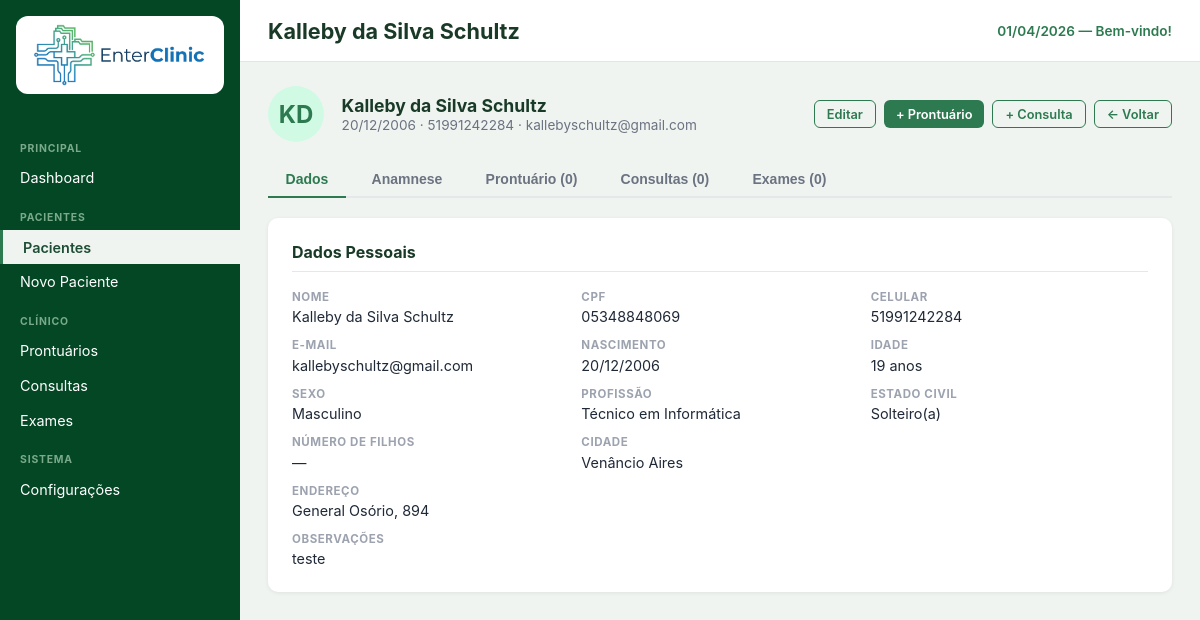
Page /paciente_ver.php?id=12 on the committed database.
### tables this page shows
CREATE TABLE `pacientes` (
  `id` int(11) NOT NULL,
  `nome` varchar(255) NOT NULL,
  `data_nascimento` date DEFAULT NULL,
  `cpf` varchar(20) DEFAULT NULL,
  `rg` varchar(20) DEFAULT NULL,
  `telefone` varchar(20) DEFAULT NULL,
  `celular` varchar(20) DEFAULT NULL,
  `email` varchar(255) DEFAULT NULL,
  `endereco` varchar(255) DEFAULT NULL,
  `cidade` varchar(100) DEFAULT NULL,
  `estado` varchar(50) DEFAULT NULL,
  `cep` varchar(10) DEFAULT NULL,
  `profissao` varchar(100) DEFAULT NULL,
  `estado_civil` varchar(50) DEFAULT NULL,
  `numero_filhos` tinyint UNSIGNED DEFAULT NULL,
  `sexo` varchar(20) DEFAULT NULL,
  `foto_path` varchar(255) DEFAULT NULL,
  `observacoes` text DEFAULT NULL,
  `ativo` tinyint(1) NOT NULL DEFAULT 1,
  `created_at` timestamp NOT NULL DEFAULT current_timestamp(),
  `updated_at` timestamp NOT NULL DEFAULT current_timestamp() ON UPDATE current_timestamp()
);

### config.php (called while the page is built, shortened)
<?php
function sanitize(string $s): string {
    return htmlspecialchars(trim($s), ENT_QUOTES, 'UTF-8');
}

### paciente_ver.php (the view, shortened to what this page needs)
<?php
require 'config.php';
$db = db();
$id = (int)($_GET['id'] ?? 0);
$stmt = $db->prepare("SELECT * FROM pacientes WHERE id = ?");
$stmt->execute([$id]);
$paciente = $stmt->fetch();
$stmtP = $db->prepare("SELECT * FROM prontuario WHERE paciente_id = ? ORDER BY data_atendimento DESC, id DESC");
$stmtP->execute([$id]);
$prontuarios = $stmtP->fetchAll();
$stmtC = $db->prepare("SELECT * FROM consultas WHERE paciente_id = ? ORDER BY data_hora DESC LIMIT 10");
$stmtC->execute([$id]);
$consultas = $stmtC->fetchAll();
$stmtE = $db->prepare("SELECT * FROM exames WHERE paciente_id = ? ORDER BY created_at DESC");
$stmtE->execute([$id]);
$exames = $stmtE->fetchAll();
$pageTitle  = sanitize($paciente['nome']);
$activePage = 'pacientes';
$idade = null;
if ($paciente['data_nascimento']) {
    $nascimento = new DateTime($paciente['data_nascimento']);
    $hoje = new DateTime();
    $idade = (int)$nascimento->diff($hoje)->y;
}
$initials = '';
foreach (explode(' ', $paciente['nome']) as $w) {
    $initials .= mb_strtoupper(mb_substr($w,0,1));
    if(strlen($initials)>=2) break;
}
include 'includes/header.php';
?>
<div class="page-bar">
    <div class="patient-header" style="margin-bottom:0;">
        <div class="patient-avatar"><?= sanitize($initials) ?></div>
        <div class="patient-info">
            <strong><?= sanitize($paciente['nome']) ?></strong>
            <span>
                <?php if ($paciente['data_nascimento']): ?>
                <?= date('d/m/Y', strtotime($paciente['data_nascimento'])) ?> ·
                <?php endif; ?>
                <?= sanitize($paciente['celular'] ?? '') ?>
                <?php if ($paciente['email']): ?> · <?= sanitize($paciente['email']) ?><?php endif; ?>
            </span>
        </div>
    </div>
    <div style="display:flex;gap:.5rem;">
        <a href="paciente_novo.php?id=<?= $id ?>" class="btn btn-outline btn-sm">Editar</a>
        <a href="prontuario_novo.php?paciente_id=<?= $id ?>" class="btn btn-primary btn-sm">+ Prontuário</a>
        <a href="consulta_nova.php?paciente_id=<?= $id ?>" class="btn btn-outline btn-sm">+ Consulta</a>
        <a href="pacientes.php" class="btn btn-outline btn-sm">← Voltar</a>
    </div>
</div>
<div style="margin-top:1.25rem;">
    <div class="tabs">
        <button class="tab-btn active" data-tab="tab-dados">Dados</button>
        <button class="tab-btn" data-tab="tab-anamnese">Anamnese</button>
        <button class="tab-btn" data-tab="tab-prontuario">Prontuário (<?= count($prontuarios) ?>)</button>
        <button class="tab-btn" data-tab="tab-consultas">Consultas (<?= count($consultas) ?>)</button>
        <button class="tab-btn" data-tab="tab-exames">Exames (<?= count($exames) ?>)</button>
    </div>
    <div id="tab-dados" class="tab-pane active">
        <div class="card">
            <h2>Dados Pessoais</h2>
            <div class="info-grid">
                <div class="info-item"><label>Nome</label><span><?= sanitize($paciente['nome']) ?></span></div>
                <div class="info-item"><label>CPF</label><span><?= sanitize($paciente['cpf'] ?? '—') ?></span></div>
                <div class="info-item"><label>Celular</label><span><?= sanitize($paciente['celular'] ?? '—') ?></span></div>
                <div class="info-item"><label>E-mail</label><span><?= sanitize($paciente['email'] ?? '—') ?></span></div>
                <div class="info-item"><label>Nascimento</label><span><?= $paciente['data_nascimento'] ? date('d/m/Y', strtotime($paciente['data_nascimento'])) : '—' ?></span></div>
                <div class="info-item"><label>Idade</label><span><?= $idade !== null ? $idade . ' anos' : '—' ?></span></div>
                <div class="info-item"><label>Sexo</label><span><?= ['M'=>'Masculino','F'=>'Feminino','O'=>'Outro'][$paciente['sexo']] ?? '—' ?></span></div>
                <div class="info-item"><label>Profissão</label><span><?= sanitize($paciente['profissao'] ?? '—') ?></span></div>
                <div class="info-item"><label>Estado Civil</label><span><?= sanitize($paciente['estado_civil'] ?? '—') ?></span></div>
                <div class="info-item"><label>Número de Filhos</label><span><?= $paciente['numero_filhos'] !== null ? (int)$paciente['numero_filhos'] : '—' ?></span></div>
                <div class="info-item"><label>Cidade</label><span><?= sanitize($paciente['cidade'] ?? '—') ?></span></div>
                <div class="info-item" style="grid-column:span 3"><label>Endereço</label><span><?= sanitize($paciente['endereco'] ?? '—') ?></span></div>
                <?php if ($paciente['observacoes']): ?>
                <div class="info-item" style="grid-column:span 3"><label>Observações</label><span><?= sanitize($paciente['observacoes']) ?></span></div>
                <?php endif; ?>
            </div>
        </div>
    </div>
</div>
<?php include 'includes/footer.php'; ?>

### includes/header.php (shortened to what this page needs)
<!DOCTYPE html>
<html lang="pt-BR">
<head>
<link rel="stylesheet" href="<?= $root ?? '' ?>assets/css/style.css">
</head>
<body>
<aside class="sidebar">
    <div class="sidebar-logo">
    <img src="<?= $root ?? '' ?>assets/img/logo.png" alt="EnterClinic" class="logo-img">
</div>
    <nav class="sidebar-nav">
        <p class="nav-section">PRINCIPAL</p>
        <a href="<?= $root ?? '' ?>index.php" class="<?= ($activePage ?? '') === 'dashboard' ? 'active' : '' ?>">Dashboard</a>
        <p class="nav-section">PACIENTES</p>
        <a href="<?= $root ?? '' ?>pacientes.php" class="<?= ($activePage ?? '') === 'pacientes' ? 'active' : '' ?>">Pacientes</a>
        <a href="<?= $root ?? '' ?>paciente_novo.php" class="<?= ($activePage ?? '') === 'paciente_novo' ? 'active' : '' ?>">Novo Paciente</a>
        <p class="nav-section">CLÍNICO</p>
        <a href="<?= $root ?? '' ?>prontuarios.php" class="<?= ($activePage ?? '') === 'prontuarios' ? 'active' : '' ?>">Prontuários</a>
        <a href="<?= $root ?? '' ?>consultas.php" class="<?= ($activePage ?? '') === 'consultas' ? 'active' : '' ?>">Consultas</a>
        <a href="<?= $root ?? '' ?>exames.php" class="<?= ($activePage ?? '') === 'exames' ? 'active' : '' ?>">Exames</a>
        <p class="nav-section">SISTEMA</p>
        <a href="<?= $root ?? '' ?>configuracoes.php" class="<?= ($activePage ?? '') === 'configuracoes' ? 'active' : '' ?>">Configurações</a>
    </nav>
</aside>
<main class="main">
    <header class="topbar">
        <h1 class="page-title"><?= $pageTitle ?? 'Dashboard' ?></h1>
        <span class="topbar-date"><?= date('d/m/Y') ?> — Bem-vindo!</span>
    </header>
    <div class="content">

### assets/css/style.css (style rules this page uses)
*, *::before, *::after { box-sizing: border-box; margin: 0; padding: 0; }
body { font-family: -apple-system, BlinkMacSystemFont, 'Segoe UI', Roboto, sans-serif; background: #f0f4f1; color: #222; display: flex; min-height: 100vh; }
.sidebar { width: 240px; min-height: 100vh; background: #034724; color: #c8dfd0; flex-shrink: 0; display: flex; flex-direction: column; }
.sidebar-logo { display: flex; justify-content: center; align-items: center; padding: 1rem; background: transparent; }
.sidebar-logo img { background: #ffffff; padding: .5rem .75rem; border-radius: 12px; max-height: 80px; max-width: 100%; object-fit: contain; }
.sidebar-nav { padding: 1rem 0; flex: 1; }
.nav-section { font-size: .65rem; font-weight: 700; letter-spacing: .08em; color: #7aaa8a; padding: 1rem 1.25rem .35rem; }
.sidebar-nav a { display: block; padding: .55rem 1.25rem; color: #ffffff; text-decoration: none; font-size: .9rem; border-radius: 0; transition: background .15s, color .15s; }
.sidebar-nav a.active { background: #f0f4f1; color: #1e4d35; font-weight: 600; border-left: 3px solid #2d7a50; }
.main { flex: 1; display: flex; flex-direction: column; min-width: 0; }
.topbar { display: flex; align-items: center; justify-content: space-between; padding: 1.1rem 1.75rem; background: #fff; border-bottom: 1px solid #dde8e0; }
.topbar .page-title { font-size: 1.35rem; font-weight: 700; color: #1a3a28; }
.topbar-date { font-size: .85rem; color: #2d7a50; font-weight: 600; }
.content { padding: 1.5rem 1.75rem; flex: 1; }
.btn { display: inline-flex; align-items: center; gap: .4rem; padding: .5rem 1rem; border-radius: 6px; font-size: .875rem; font-weight: 600; cursor: pointer; text-decoration: none; border: none; transition: opacity .15s, background .15s; }
.btn-primary { background: #2d7a50; color: #fff; }
.btn-outline { background: transparent; color: #2d7a50; border: 1.5px solid #2d7a50; }
.btn-sm { padding: .35rem .75rem; font-size: .8rem; }
.card { background: #fff; border-radius: 10px; padding: 1.5rem; box-shadow: 0 1px 4px rgba(0,0,0,.07); margin-bottom: 1.25rem; }
.card h2 { font-size: 1rem; font-weight: 700; color: #1a3a28; margin-bottom: 1.1rem; padding-bottom: .6rem; border-bottom: 1px solid #e5e7eb; }
.page-bar { display: flex; align-items: center; justify-content: space-between; margin-bottom: 1.25rem; }
.patient-header { display: flex; align-items: center; gap: 1.1rem; margin-bottom: 1.5rem; }
.patient-avatar { width: 56px; height: 56px; border-radius: 50%; background: #d1fae5; display: flex; align-items: center; justify-content: center; font-size: 1.5rem; color: #2d7a50; font-weight: 700; flex-shrink: 0; }
.patient-info strong { font-size: 1.1rem; color: #1a3a28; }
.patient-info span { display: block; font-size: .85rem; color: #6b7280; margin-top: .1rem; }
.tabs { display: flex; gap: .5rem; border-bottom: 2px solid #e5e7eb; margin-bottom: 1.25rem; }
.tab-btn { padding: .55rem 1.1rem; background: none; border: none; font-size: .875rem; font-weight: 600; color: #6b7280; cursor: pointer; border-bottom: 2px solid transparent; margin-bottom: -2px; transition: color .15s, border-color .15s; }
.tab-btn.active { color: #2d7a50; border-color: #2d7a50; }
.tab-pane { display: none; }
.tab-pane.active { display: block; }
.info-grid { display: grid; grid-template-columns: repeat(3, 1fr); gap: .75rem; }
.info-item label { display: block; font-size: .72rem; font-weight: 700; color: #9ca3af; text-transform: uppercase; letter-spacing: .05em; margin-bottom: .15rem; }
.info-item span { font-size: .9rem; color: #1f2937; }
.logo-img { width: 100%; max-width: 180px; height: auto; display: block; }

### rows in the picture
pacientes: nome "Kalleby da Silva Schultz", data_nascimento "20/12/2006", celular "51991242284", email "kallebyschultz@gmail.com", cpf "05348848069", data_nascimento "19", sexo "Masculino", profissao "Técnico em Informática", estado_civil "Solteiro(a)", cidade "Venâncio Aires", endereco "General Osório, 894", observacoes "teste"

### other values in the picture
$initials "KD"
count($prontuarios) "0"
count($consultas) "0"
count($exames) "0"
